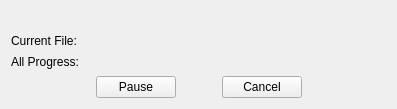
<?xml version="1.0" encoding="UTF-8"?>
<ui version="4.0">
 <class>progressbar</class>
 <widget class="QWidget" name="progressbar">
  <property name="windowModality">
   <enum>Qt::ApplicationModal</enum>
  </property>
  <property name="geometry">
   <rect>
    <x>0</x>
    <y>0</y>
    <width>397</width>
    <height>109</height>
   </rect>
  </property>
  <property name="windowTitle">
   <string>Processing...</string>
  </property>
  <layout class="QVBoxLayout" name="verticalLayout">
   <item>
    <layout class="QHBoxLayout" name="horizontalLayout">
     <item>
      <widget class="QLabel" name="currentStatus">
       <property name="text">
        <string/>
       </property>
       <property name="alignment">
        <set>Qt::AlignCenter</set>
       </property>
      </widget>
     </item>
    </layout>
   </item>
   <item>
    <layout class="QHBoxLayout" name="horizontalLayout_3">
     <item>
      <widget class="QLabel" name="label_2">
       <property name="sizePolicy">
        <sizepolicy hsizetype="Fixed" vsizetype="Preferred">
         <horstretch>0</horstretch>
         <verstretch>0</verstretch>
        </sizepolicy>
       </property>
       <property name="text">
        <string>Current File: </string>
       </property>
      </widget>
     </item>
     <item>
      <widget class="QLabel" name="pathLabel">
       <property name="sizePolicy">
        <sizepolicy hsizetype="Minimum" vsizetype="Preferred">
         <horstretch>0</horstretch>
         <verstretch>0</verstretch>
        </sizepolicy>
       </property>
       <property name="text">
        <string/>
       </property>
       <property name="alignment">
        <set>Qt::AlignLeading|Qt::AlignLeft|Qt::AlignVCenter</set>
       </property>
      </widget>
     </item>
     <item>
      <widget class="QLabel" name="bytesLabel">
       <property name="sizePolicy">
        <sizepolicy hsizetype="Minimum" vsizetype="Preferred">
         <horstretch>0</horstretch>
         <verstretch>0</verstretch>
        </sizepolicy>
       </property>
       <property name="text">
        <string/>
       </property>
       <property name="alignment">
        <set>Qt::AlignRight|Qt::AlignTrailing|Qt::AlignVCenter</set>
       </property>
      </widget>
     </item>
    </layout>
   </item>
   <item>
    <layout class="QHBoxLayout" name="horizontalLayout_4">
     <item>
      <widget class="QLabel" name="label">
       <property name="sizePolicy">
        <sizepolicy hsizetype="Fixed" vsizetype="Preferred">
         <horstretch>0</horstretch>
         <verstretch>0</verstretch>
        </sizepolicy>
       </property>
       <property name="text">
        <string>All Progress:</string>
       </property>
      </widget>
     </item>
     <item>
      <widget class="QLabel" name="progressLabel">
       <property name="text">
        <string/>
       </property>
       <property name="alignment">
        <set>Qt::AlignRight|Qt::AlignTrailing|Qt::AlignVCenter</set>
       </property>
      </widget>
     </item>
    </layout>
   </item>
   <item>
    <layout class="QHBoxLayout" name="horizontalLayout_2">
     <item>
      <spacer name="horizontalSpacer">
       <property name="orientation">
        <enum>Qt::Horizontal</enum>
       </property>
       <property name="sizeHint" stdset="0">
        <size>
         <width>40</width>
         <height>20</height>
        </size>
       </property>
      </spacer>
     </item>
     <item>
      <widget class="QPushButton" name="cancelButton">
       <property name="text">
        <string>Pause</string>
       </property>
       <property name="checkable">
        <bool>true</bool>
       </property>
       <property name="checked">
        <bool>false</bool>
       </property>
      </widget>
     </item>
     <item>
      <spacer name="horizontalSpacer_3">
       <property name="orientation">
        <enum>Qt::Horizontal</enum>
       </property>
       <property name="sizeType">
        <enum>QSizePolicy::Fixed</enum>
       </property>
       <property name="sizeHint" stdset="0">
        <size>
         <width>40</width>
         <height>20</height>
        </size>
       </property>
      </spacer>
     </item>
     <item>
      <widget class="QPushButton" name="pauseButton">
       <property name="text">
        <string>Cancel</string>
       </property>
      </widget>
     </item>
     <item>
      <spacer name="horizontalSpacer_2">
       <property name="orientation">
        <enum>Qt::Horizontal</enum>
       </property>
       <property name="sizeHint" stdset="0">
        <size>
         <width>40</width>
         <height>20</height>
        </size>
       </property>
      </spacer>
     </item>
    </layout>
   </item>
  </layout>
 </widget>
 <resources/>
 <connections/>
</ui>
